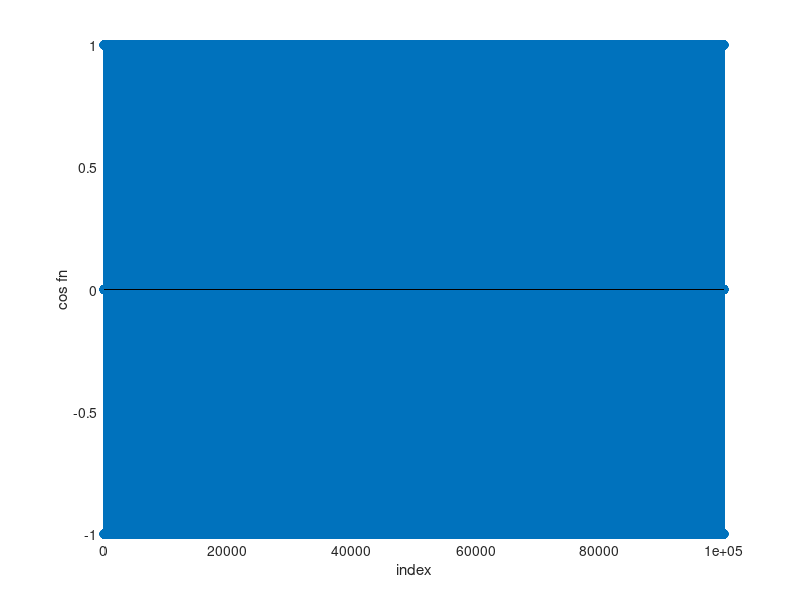
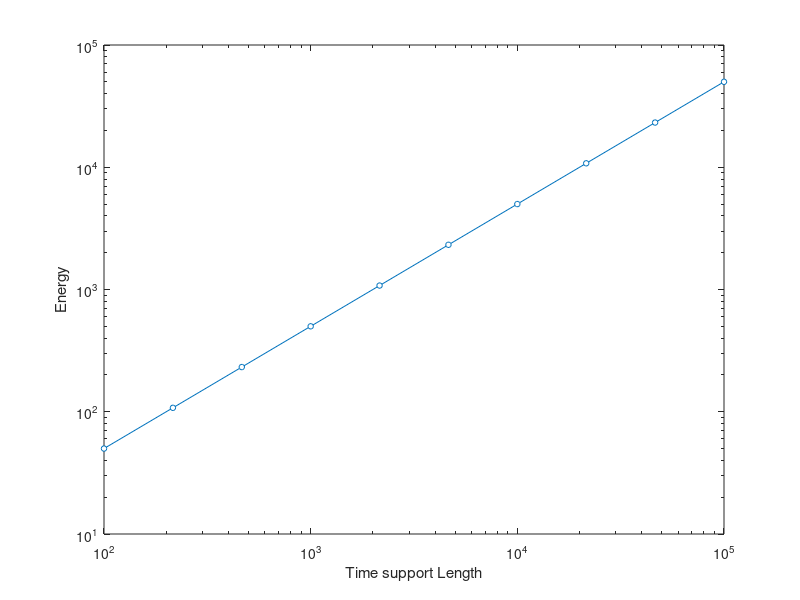

MATLAB code to generate these figures, in order:
clc
clear all
close all

%%
Nt = logspace(2, 5, 10);
for nx = 1:length(Nt)
    n = 0:Nt(nx) - 1;
    k_0 = floor(Nt(nx)/4);
    xt = cos(2*pi*k_0*n/Nt(nx));
    stem(n, xt);
    xlabel('index');
    ylabel('cos fn');
    drawnow; pause(0.1);
    egx(nx) = sum(abs(xt).^2);
end
figure;
loglog(Nt, egx, 'o-', 'MarkerSize', 4, 'MarkerFaceColor', 'w');
ylabel('Energy');
xlabel('Time support Length');
